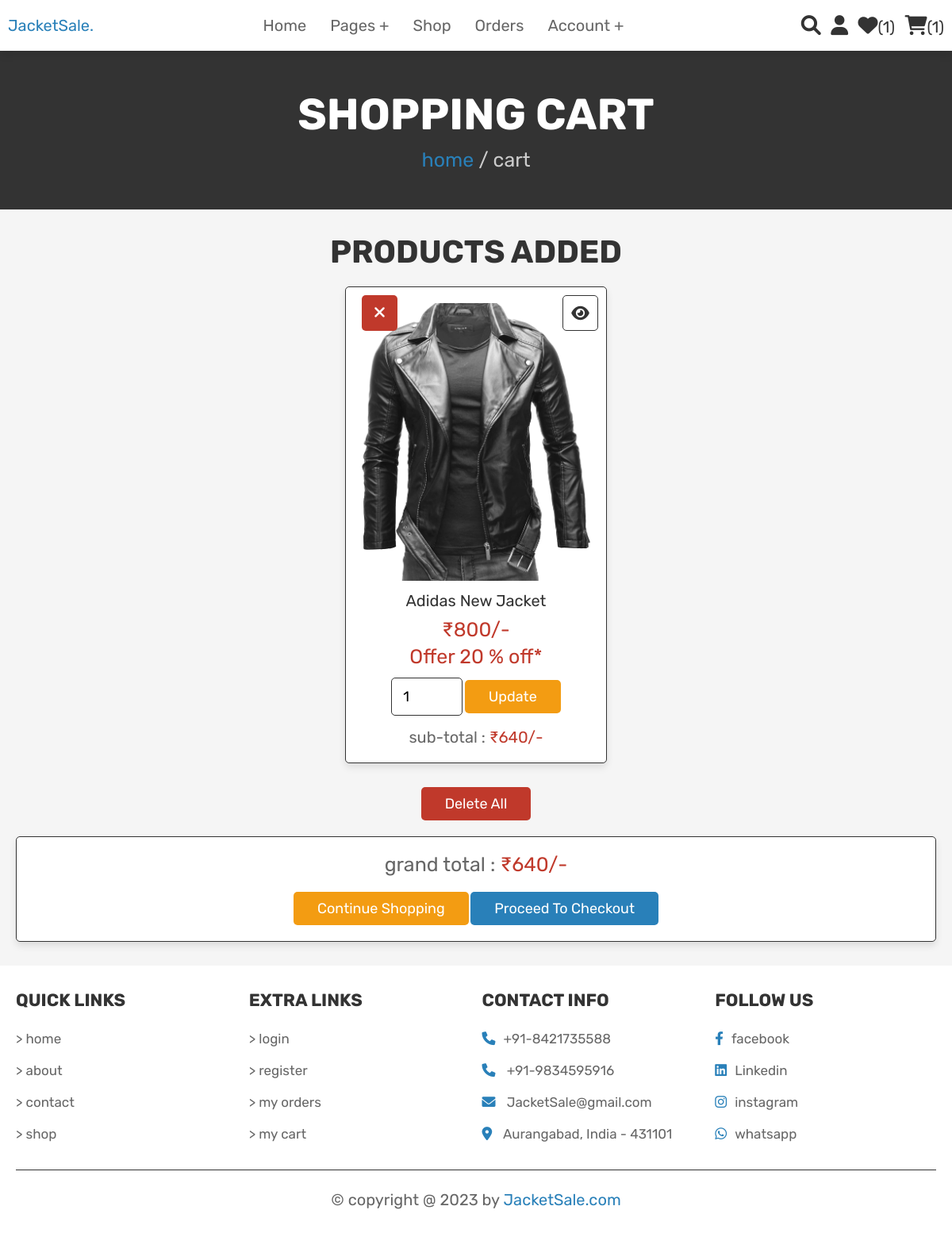
Screenshot of /cart.php (signed in) with the database file from the repository.
### tables this page shows
CREATE TABLE `tbl_cart` (
  `id` int(255) NOT NULL,
  `user_id` int(255) NOT NULL,
  `pid` int(255) NOT NULL,
  `name` varchar(100) NOT NULL,
  `price` int(100) NOT NULL,
  `p_size` varchar(20) NOT NULL,
  `product_offer` char(100) NOT NULL,
  `quantity` int(100) NOT NULL,
  `image` varchar(100) NOT NULL
);

### cart.php (the view, shortened to what this page needs)
<?php
@include 'connect.php';
$user_id = $_SESSION['user_id'];
?>
<!DOCTYPE html>
<html lang="en">
<head>
    <link rel="stylesheet" href="https://cdnjs.cloudflare.com/ajax/libs/font-awesome/6.0.0/css/all.min.css">
    <link rel="stylesheet" href="css/style.css">
</head>
<body>
    <?php @include 'header.php'; ?>
    <section class="heading">
        <h3>shopping cart</h3>
        <p> <a href="home.php">home</a> / cart </p>
    </section>
    <section class="shopping-cart">
        <h1 class="title">products added</h1>
        <div class="box-container">
            <?php
        $grand_total = 0;
        $select_cart = mysqli_query($conn, "SELECT * FROM `tbl_cart` WHERE user_id = '$user_id'") or die('query failed');
        if(mysqli_num_rows($select_cart) > 0){
            while($fetch_cart = mysqli_fetch_assoc($select_cart)){
    ?>
            <div class="box">
                <a href="cart.php?delete=<?php echo $fetch_cart['id']; ?>" class="fas fa-times"
                    onclick="return confirm('delete this from cart?');"></a>
                <a href="view_page.php?pid=<?php echo $fetch_cart['pid']; ?>" class="fas fa-eye"></a>
                <img src="uploaded_img/<?php echo $fetch_cart['image']; ?>" alt="" class="image">
                <div class="name"><?php echo $fetch_cart['name']; ?></div>
                <div class="price">₹<?php echo $fetch_cart['price']; ?>/-</div>
                <div class="product_offer">Offer <?php echo $fetch_cart['product_offer']; ?> % off*</div>
                <form action="" method="post">
                    <input type="number" min="1" value="<?php echo $fetch_cart['quantity']; ?>" name="cart_quantity"
                        class="qty">
                    <input type="submit" value="update" class="option-btn" name="update_quantity">
                </form>
                <?php $offer = ($fetch_cart['price'] / 100) * ($fetch_cart['product_offer']) ; ?>
                <?php $total =  ($fetch_cart['price'] * $fetch_cart['quantity']); ?>
                <?php $sub_total = $total - $offer * $fetch_cart['quantity'] ;?>
                <div class="sub-total"> sub-total :
                    <span>₹<?php echo $sub_total  ?>/-</span>
                </div>
            </div>
            <?php
    $grand_total += $sub_total;
        }
    }else{
        echo '<p class="empty">your cart is empty</p>';
    }
    ?>
        </div>
        <div class="more-btn">
            <a href="cart.php?delete_all" class="delete-btn <?php echo ($grand_total > 1)?'':'disabled' ?>"
                onclick="return confirm('delete all from cart?');">delete all</a>
        </div>
        <div class="cart-total">
            <p>grand total : <span>₹<?php echo $grand_total; ?>/-</span></p>
            <a href="shop.php" class="option-btn">continue shopping</a>
            <a href="checkout.php" class="btn  <?php echo ($grand_total > 1)?'':'disabled' ?>">proceed to checkout</a>
        </div>
    </section>
    <?php @include 'footer.php'; ?>
</body>
</html>

### css/style.css (style rules this page uses)
:root { --main-color: #2980b9; --red: #c0392b; --orange: #f39c12; --black: #333; --white: #fff; --light-color: #666; --light-white: #ccc; --light-bg: #f5f5f5; --border: 0.1rem solid var(--black); --box-shadow: 0 0.5rem 1rem rgba(0, 0, 0, 0.1); }
* { font-family: "Rubik", sans-serif; margin: 0; padding: 0; box-sizing: border-box; outline: none; border: none; text-decoration: none; transition: all 0.2s linear; }
html { font-size: 62.5%; overflow-x: hidden; scroll-behavior: smooth; scroll-padding-top: 6.5rem; }
body { background: var(--light-bg); }
section { padding: 3rem 2rem; }
.btn, .delete-btn, .option-btn { display: inline-block; border-radius: 0.5rem; margin-top: 1rem; font-size: 1.8rem; color: var(--white); cursor: pointer; padding: 1rem 3rem; text-transform: capitalize; }
.btn { background-color: var(--main-color); }
.delete-btn { background-color: var(--red); }
.option-btn { background-color: var(--orange); }
.more-btn { margin-top: 2rem; text-align: center; }
.heading { display: flex; flex-flow: column; align-items: center; justify-content: center; gap: 1rem; background-color: var(--black); text-align: center; min-height: 25vh; }
.heading h3 { font-size: 5.5rem; color: var(--white); text-transform: uppercase; }
.heading p { font-size: 2.5rem; color: var(--light-white); }
.heading p a { color: var(--main-color); }
.title { text-align: center; margin-bottom: 2rem; color: var(--black); text-transform: uppercase; font-size: 4rem; }
.shopping-cart .box-container { max-width: 1200px; margin: 0 auto; display: grid; grid-template-columns: repeat(auto-fit, 33rem); gap: 1.5rem; align-items: flex-start; justify-content: center; }
.shopping-cart .box-container .box { padding: 2rem; text-align: center; background-color: var(--white); border: var(--border); box-shadow: var(--box-shadow); border-radius: 0.5rem; position: relative; }
.shopping-cart .box-container .box .image { height: 35rem; width: 100%; object-fit: cover; }
.shopping-cart .box-container .box .fa-eye, .shopping-cart .box-container .box .fa-times { position: absolute; top: 1rem; height: 4.5rem; width: 4.5rem; line-height: 4.3rem; font-size: 2rem; border-radius: 0.5rem; }
.shopping-cart .box-container .box .fa-eye { right: 1rem; border: var(--border); background-color: var(--white); color: var(--black); }
.shopping-cart .box-container .box .fa-times { background-color: var(--red); color: var(--white); }
.shopping-cart .box-container .box .name { font-size: 2rem; color: var(--black); margin: 1rem 0; }
.shopping-cart .box-container .box .price { font-size: 2.5rem; color: var(--red); margin: 0.5rem 0; }
.shopping-cart .box-container .box .product_offer { font-size: 2.5rem; color: var(--red); margin: 0.5rem 0; }
.shopping-cart .box-container .box .qty { width: 9rem; padding: 1.2rem 1.4rem; border-radius: 0.5rem; border: var(--border); font-size: 1.8rem; }
.shopping-cart .box-container .box .sub-total { margin-top: 1.5rem; font-size: 2rem; color: var(--light-color); }
.shopping-cart .box-container .box .sub-total span { color: var(--red); }
.shopping-cart .cart-total { max-width: 1200px; margin: 0 auto; padding: 2rem; text-align: center; background-color: var(--white); border: var(--border); box-shadow: var(--box-shadow); border-radius: 0.5rem; margin-top: 2rem; }
.shopping-cart .cart-total p { font-size: 2.5rem; color: var(--light-color); margin-bottom: 1rem; }
.shopping-cart .cart-total p span { color: var(--red); }
* { box-sizing: border-box; }

### rows the page displays
tbl_cart: image (picture), name "Adidas New Jacket", price "800", product_offer "20", cart_quantity "1", sub_total "640"

### other values shown
$wishlist_num_rows "1"
$cart_num_rows "1"
$grand_total "640"
